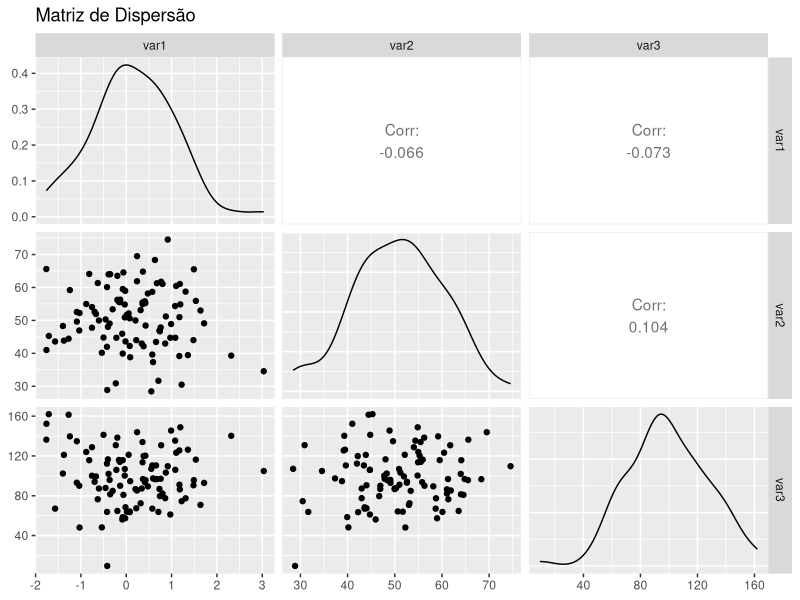

The R script that drew this image:
# Instalar se necessário: install.packages("GGally")
library(GGally)

# Simular dados multivariados
dados <- data.frame(
  var1 = stats::rnorm(100),
  var2 = stats::rnorm(100, mean = 50, sd = 10),
  var3 = stats::rnorm(100, mean = 100, sd = 25)
)

# Matriz de dispersão
GGally::ggpairs(dados, title = "Matriz de Dispersão")
